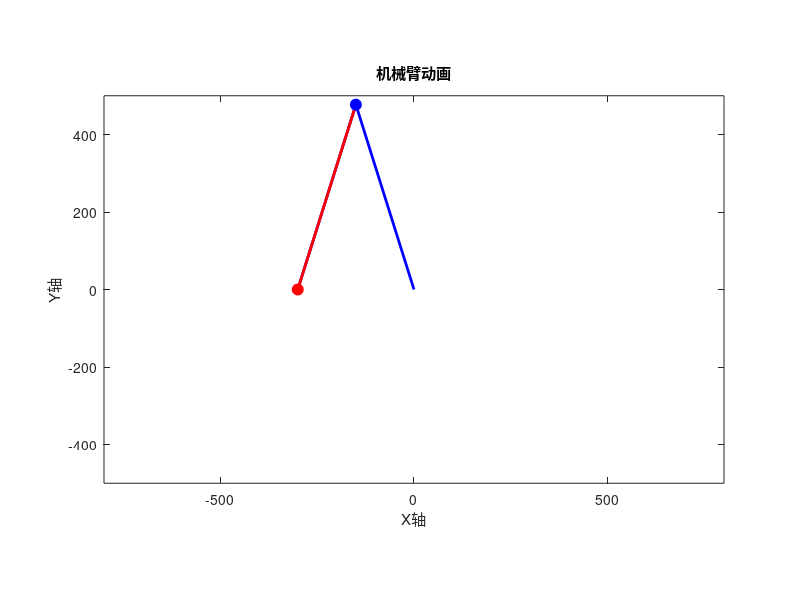
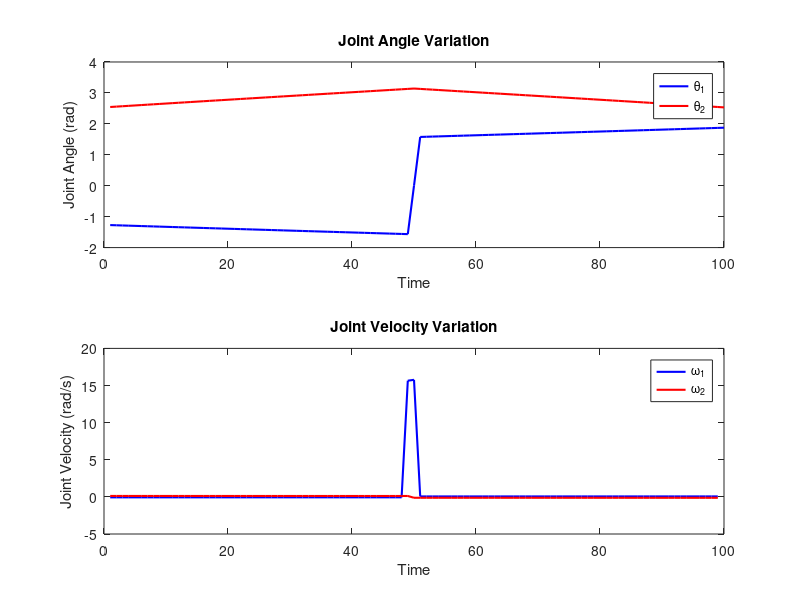

These charts were generated, in order, by the following MATLAB code:
% 机械臂参数
l1 = 500; % 第一个连杆长度
l2 = 500; % 第二个连杆长度

% 起点和终点坐标
start_point = [300, 0];
end_point = [-300, 0];

% 运动时间
total_time = 10; % 单位：秒
num_points = 100; % 时间间隔数

% 初始化位置和角度数组
x_positions = zeros(1, num_points);
y_positions = zeros(1, num_points);
theta1_values = zeros(1, num_points);
theta2_values = zeros(1, num_points);

% 计算每个时间间隔的位置和角度
for t = 1:num_points
    % 计算当前时间对应的比例因子
    t_ratio = t / num_points;
    
    % 插值计算当前时间点的位置
    current_point = start_point + t_ratio * (end_point - start_point);
    x_positions(t) = current_point(1);
    y_positions(t) = current_point(2);
    
    % 根据当前位置计算逆解
    x = current_point(1);
    y = current_point(2);
    

 
        % 计算 theta2  %c2表示余弦值，s2表示正弦值
        c2 = (x^2 + y^2 - l1^2 - l2^2) / (2 * l1 * l2);
        s2 = sqrt(1 - c2^2);
        theta2 = atan2(s2, c2);%atan2将正弦和余弦的比值作为输入，返回对应的角度值。

        % 计算 theta1
        k1 = l1 + l2 * c2;
        k2 = l2 * s2;
        theta1 = atan2(y, x) - atan2(k2, k1);      
 

        theta1_values(t) = theta1;
        theta2_values(t) = theta2;
   
end

% 绘制机械臂位置动画
figure;
hold on;
for t = 1:num_points

     % 奇点检测
    if abs(x) < 50 && abs(y) < 50
        % 如果末端位置接近原点，则避免奇点
        x1 = 0;
        y1 = -500;
        x2 = 0;
        y2 = 0;

    else

    % 计算当前连杆末端位置
    x1 = l1 * cos(theta1_values(t));
    y1 = l1 * sin(theta1_values(t));
    x2 = x_positions(t) - x1;
    y2 = y_positions(t) - y1;

    end
    
    % 绘制机械臂
    plot([0, x1, x_positions(t)], [0, y1, y_positions(t)], 'b', 'LineWidth', 2); % 第一连杆
    hold on;
    plot([x1, x2 + x1], [y1, y2 + y1], 'r', 'LineWidth', 2); % 第二连杆
    hold on;
    
    % 绘制关节位置
    plot(x1, y1, 'bo', 'MarkerSize', 8, 'MarkerFaceColor', 'b'); % 第一个关节
    hold on;
    plot(x_positions(t), y_positions(t), 'ro', 'MarkerSize', 8, 'MarkerFaceColor', 'r'); % 第二个关节
    
    axis equal; %将 X 轴和 Y 轴上的刻度范围设置成相同的大小
    axis([-800 800 -500 500]);
    xlabel('X轴');
    ylabel('Y轴');
    title('机械臂动画');
    
    pause(total_time / num_points); % 暂停显示
    if t < num_points
        clf; % 清除上一帧的图形
    end
end

% 绘制关节角度、角速度等变化曲线图
figure;
subplot(2,1,1);
plot(1:num_points, theta1_values, 'b', 'LineWidth', 1.5);
hold on;
plot(1:num_points, theta2_values, 'r', 'LineWidth', 1.5);
xlabel('Time');
ylabel('Joint Angle (rad)');
legend('\theta_1', '\theta_2');
title('Joint Angle Variation');

% 计算关节角速度
theta1_velocities = diff(theta1_values) / (total_time / num_points);
theta2_velocities = diff(theta2_values) / (total_time / num_points);

% 绘制关节角速度曲线图
subplot(2,1,2);
plot(1:num_points-1, theta1_velocities, 'b', 'LineWidth', 1.5);
hold on;
plot(1:num_points-1, theta2_velocities, 'r', 'LineWidth', 1.5);
xlabel('Time');
ylabel('Joint Velocity (rad/s)');
legend('\omega_1', '\omega_2');
title('Joint Velocity Variation');
